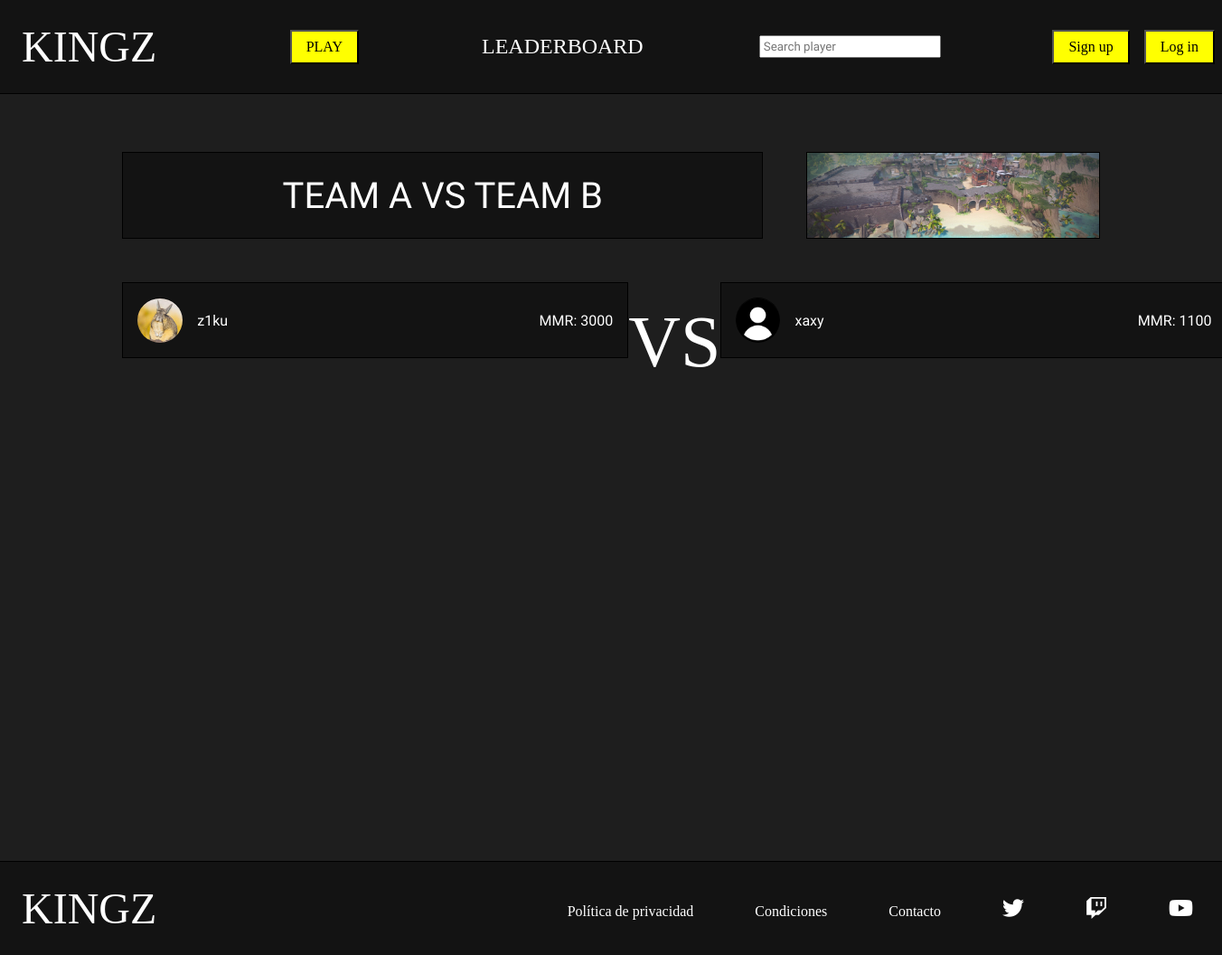
Page /php/match.php?id_partida=3 on the committed database.
### tables this page shows
CREATE TABLE `mapa` (
  `id` bigint(20) UNSIGNED NOT NULL,
  `nombre` varchar(50) NOT NULL,
  `foto` varchar(50) NOT NULL
);

CREATE TABLE `participa` (
  `id_usuario` bigint(20) UNSIGNED NOT NULL,
  `id_partida` bigint(20) UNSIGNED NOT NULL,
  `equipo` char(1) NOT NULL
);

CREATE TABLE `usuario` (
  `id` bigint(20) UNSIGNED NOT NULL,
  `nick` varchar(20) NOT NULL,
  `pass` varchar(100) NOT NULL,
  `correo` varchar(50) DEFAULT NULL,
  `foto` varchar(50) DEFAULT NULL,
  `mmr` int(5) UNSIGNED DEFAULT NULL,
  `estado` tinyint(1) UNSIGNED DEFAULT NULL,
  `en_partida` tinyint(1) UNSIGNED DEFAULT NULL,
  `buscando` tinyint(1) UNSIGNED DEFAULT NULL
);

### php/match.php (the view, shortened to what this page needs)
<?php
    require_once "funciones.php";
?>
<!DOCTYPE html>
<html lang="en">
<head>
    <link rel="stylesheet" href="../css/estilos.css">
    <link rel="stylesheet" href="https://cdnjs.cloudflare.com/ajax/libs/font-awesome/6.2.0/css/all.min.css" />
</head>
<body>
    <?php
        if(isset($_SESSION['nick']) && isset($_SESSION['pass'])){
            $nick=$_SESSION['nick'];
            $pass=$_SESSION['pass'];
            $esAdmin=comprobarAdmin($nick,$pass);
            if($esAdmin){
                headerAdmin();
                $tipo_usu="admin";
            }else{
                headerPlayer();
                $tipo_usu="player";
            }
        }else{
            headerGuest();
            $tipo_usu="guest";
        }
    ?>
    <main>
        <section id="partido" class="seccion">
            <?php
                $id_partida=$_GET['id_partida'];
                $datos_partida=partido_por_id($id_partida);
                $jugadores=obtener_jugadores_partida($id_partida);
            ?>
            <div id="cabecera_partido">
                <div id="nombre_equipos">
                    <span>TEAM A VS TEAM B</span>
                </div>
                <?php
                    if($datos_partida['id_mapa']!=null) {
                        $con = conectarServidor();
                        $buscar_foto=$con->query("SELECT foto from mapa where id=$datos_partida[id_mapa]");
                        $fila=$buscar_foto->fetch_array(MYSQLI_ASSOC);
                        echo '<img src="../img/mapa/'.$fila['foto'].'" alt="" id="foto_mapa">';
                    }
                ?>
            </div>
            <div id="equipos">
                <div id="equipoA">
                    <?php
                        for($i=0;$i<count($jugadores);$i++){
                            if($jugadores[$i]["equipo"]=='A'){
                                if($jugadores[$i]["foto"]!=null){
                                    $foto_jugador=$jugadores[$i]['foto'];
                                }else{
                                    $foto_jugador="jugador.png";
                                }
                                echo '<div class="partido_player">
                                <img src="../img/jugador/'.$foto_jugador.'" alt="">
                                <div>
                                    <span>'.$jugadores[$i]["nick"].'</span>
                                    <span>MMR: '.$jugadores[$i]["mmr"].'</span>
                                </div>
                                </div>';
                            }
                        }
                    ?>
                </div>
                <div>
                    <span id="versus">VS</span>
                </div>
                <div id="equipoB">
                    <?php
                        for($i=0;$i<count($jugadores);$i++){
                            if($jugadores[$i]["equipo"]=='B'){
                                if($jugadores[$i]["foto"]!=null){
                                    $foto_jugador=$jugadores[$i]['foto'];
                                }else{
                                    $foto_jugador="jugador.png";
                                }
                                echo '<div class="partido_player">
                                <img src="../img/jugador/'.$foto_jugador.'" alt="">
                                <div>
                                    <span>'.$jugadores[$i]["nick"].'</span>
                                    <span>MMR: '.$jugadores[$i]["mmr"].'</span>
                                </div>
                                </div>';
                            }
                        }
                    ?>
                </div>
            </div>
        </section>
    </main>
</body>
</html>

### css/estilos.css (style rules this page uses)
* { box-sizing: border-box; }
body { margin: 0%; background-color: #1e1e1e; font-family: 'Play', sans-serif; color: white; }
img { max-width: 100%; }
.seccion { width: 80%; margin: 4rem auto; min-height: 90vh; }
#partido { display: flex; flex-direction: column; align-items: center; color: white; }
#cabecera_partido { display: flex; height: 6rem; width: 100%; margin-bottom: 3rem; }
#nombre_equipos { width: 70%; display: flex; align-items: center; justify-content: center; background-color: #131313; border: 1px solid black; margin-right: 3rem; }
#nombre_equipos>span { font-size: 2.5rem; }
#cabecera_partido img { width: 30%; object-fit: cover; border: 1px solid black; }
#equipos { display: flex; align-items: center; justify-content: space-between; width: 100%; }
.partido_player { background-color: #131313; border: 1px solid black; padding: 1rem; margin-bottom: 3rem; display: flex; align-items: center; width: 35rem; }
.partido_player img { width: 50px; height: 50px; object-fit: cover; border-top: 1px solid black; margin-right: 1rem; border-radius: 100%; }
.partido_player>div { width: 100%; display: flex; justify-content: space-between; }
#versus { font-family: "Jeju"; font-size: 5rem; }

### rows in the picture
mapa: foto (picture)
participa: id_usuario.foto (picture), id_usuario.nick "z1ku", id_usuario.mmr "3000"
participa: id_usuario.nick "xaxy", id_usuario.mmr "1100"
